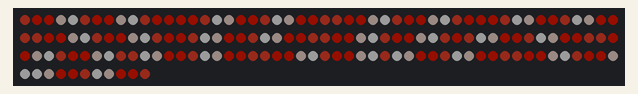
Simulated run of this sketch. Board: Arduino Uno, built with avr-gcc and run on an emulated ATmega328P. On the bench: 161 RGB LEDs in strip order, left to right, continuing on the next row. Dim RGB values are drawn brighter than linear; colours are those a GRB WS2812 strip shows for the declared byte order.

Above: at 5.48 s.
At 7.47 s:
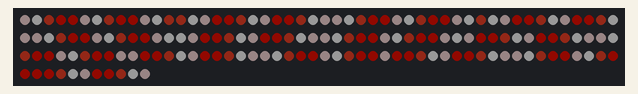
At 8.12 s:
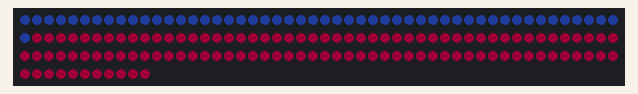
At 9.38 s:
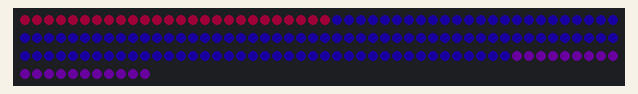
At 10.67 s:
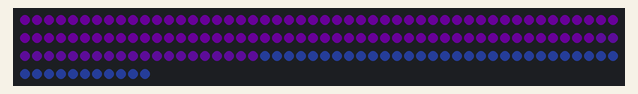
At 11.32 s:
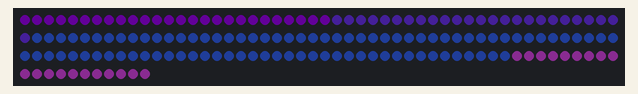

Measured:
- by itself, everything shown: repeats every 11.5 s, in 172 steps

The sketch:

arduino_led_mask.ino
```cpp
#include <FastLED.h>

#define LED_PIN A5
#define NUM_LEDS 161
#define NUM_ROWS 7
#define NUM_FIRST_ROW 26
#define LED_TYPE WS2812B
#define BRIGHTNESS 20

CRGB leds[NUM_LEDS];

void setup()
{
  FastLED.addLeds<LED_TYPE, LED_PIN>(leds, NUM_LEDS);
  FastLED.setMaxPowerInVoltsAndMilliamps(4.5, 500);
  FastLED.show();
}

// Examples of designs you can loop through
void loop()
{
  uint_least8_t circlePattern[NUM_LEDS] = {
    0, 1, 2, 3, 4, 0, 1, 2, 3, 4, 0, 1, 1, 1, 1, 0, 4, 3, 2, 1, 0, 4, 3, 2, 1, 0,
      1, 2, 3, 4, 0, 1, 2, 3, 4, 0, 1, 2, 2, 2, 1, 0, 4, 3, 2, 1, 0, 4, 3, 2, 1,
      2, 3, 4, 0, 1, 2, 3, 4, 0, 1, 2, 3, 3, 2, 1, 0, 4, 3, 2, 1, 0, 4, 3, 2,
        3, 4, 0, 1, 2, 3, 4, 0, 1, 2, 3, 4, 3, 2, 1, 0, 4, 3, 2, 1, 0, 4, 3,
        3, 4, 0, 1, 2, 3, 4, 0, 1, 2, 3, 3, 2, 1, 0, 4, 3, 2, 1, 0, 4, 3,
          3, 4, 0, 1, 2, 3, 4, 0, 1, 2, 2, 2, 1, 0, 4, 3, 2, 1, 0, 4, 3,
          3, 4, 0, 1, 2, 3, 4, 0, 1, 1, 1, 1, 0, 4, 3, 2, 1, 0, 4, 3
  };
  uint_least8_t linePattern[NUM_LEDS] = {
    0, 0, 0, 0, 0, 0, 0, 0, 0, 0, 0, 0, 0, 0, 0, 0, 0, 0, 0, 0, 0, 0, 0, 0, 0, 0,
     1, 1, 1, 1, 1, 1, 1, 1, 1, 1, 1, 1, 1, 1, 1, 1, 1, 1, 1, 1, 1, 1, 1, 1, 1,
      2, 2, 2, 2, 2, 2, 2, 2, 2, 2, 2, 2, 2, 2, 2, 2, 2, 2, 2, 2, 2, 2, 2, 2,
       3, 3, 3, 3, 3, 3, 3, 3, 3, 3, 3, 3, 3, 3, 3, 3, 3, 3, 3, 3, 3, 3, 3,
        4, 4, 4, 4, 4, 4, 4, 4, 4, 4, 4, 4, 4, 4, 4, 4, 4, 4, 4, 4, 4, 4,
         5, 5, 5, 5, 5, 5, 5, 5, 5, 5, 5, 5, 5, 5, 5, 5, 5, 5, 5, 5, 5,
          6, 6, 6, 6, 6, 6, 6, 6, 6, 6, 6, 6, 6, 6, 6, 6, 6, 6, 6, 6
  };

  uint_least8_t verticalLinePattern[NUM_LEDS] = {
    0, 1, 2, 3, 4, 0, 1, 2, 3, 4, 0, 1, 2, 2, 1, 0, 4, 3, 2, 1, 0, 4, 3, 2, 1, 0,
     0, 1, 2, 3, 4, 0, 1, 2, 3, 4, 0, 1, 2, 1, 0, 4, 3, 2, 1, 0, 4, 3, 2, 1, 0,
      0, 1, 2, 3, 4, 0, 1, 2, 3, 4, 0, 1, 1, 0, 4, 3, 2, 1, 0, 4, 3, 2, 1, 0,
       0, 1, 2, 3, 4, 0, 1, 2, 3, 4, 0, 1, 0, 4, 3, 2, 1, 0, 4, 3, 2, 1, 0,
        0, 1, 2, 3, 4, 0, 1, 2, 3, 4, 0, 0, 4, 3, 2, 1, 0, 4, 3, 2, 1, 0,
         0, 1, 2, 3, 4, 0, 1, 2, 3, 4, 0, 4, 3, 2, 1, 0, 4, 3, 2, 1, 0,
          0, 1, 2, 3, 4, 0, 1, 2, 3, 4, 4, 3, 2, 1, 0, 4, 3, 2, 1, 0
  };

  uint_least8_t lineColors[5] = { 4, 4, 5, 5, 5 };
  uint_least8_t line2Colors[6] = { 6, 6, 5, 5, 8, 8 };
  uint_least8_t verticalColors[5] = { 9, 9, 10, 10, 10 };
  uint_least8_t vertical2Colors[20] = { 5, 5, 5, 5, 5, 4, 4, 4, 4, 4, 7, 7, 7, 7, 7, 2, 2, 2, 2, 2 };
  uint_least8_t circleColors[5]= { 0, 0, 0, 1, 1};
  uint_least8_t circleColors2[5] = { 2, 2, 2, 3, 3 };

  pattern(circlePattern, circleColors, false, 1, 5);
  pattern(circlePattern, circleColors, false, 1, 5);

  pattern(circlePattern, circleColors2, true, 1, 5);
  pattern(circlePattern, circleColors2, true, 1, 5);

  pattern(linePattern, lineColors, false, 1, 5);
  pattern(linePattern, lineColors, false, 1, 5);

  // pattern(line2Pattern, line2Colors, false, 3, 6);
  // pattern(line2Pattern, line2Colors, false, 3, 6);

  pattern(verticalLinePattern, verticalColors, false, 1.5, 5);
  pattern(verticalLinePattern, verticalColors, false, 1.5, 5);

  pattern(linePattern, vertical2Colors, false, 1.5, 20);
}

void pattern(uint_least8_t pattern[NUM_LEDS], uint_least8_t rgbColors[5], bool reverse, float speed, uint_least8_t max) {
  uint_least8_t colors[11][3] = {
    {95, 0, 10},
    {130, 170, 23},
    {5, 100, 150},
    {120, 35, 190},
    {5, 160, 60},
    {60, 35, 150},
    {5, 100, 150},
    {0, 30, 170},
    {140, 165, 10},
    {130, 130, 130},
    {10, 100, 00}
  };
  for (uint_least8_t x = 0; x < max; x++) {
    for (uint_least8_t z = 0; z < (4 * speed); z++) {
      for (uint_least8_t i = 0; i < NUM_LEDS; i++) {
        uint_least8_t colorA;
        uint_least8_t colorB;
        if (reverse) {
          colorB = (pattern[i] + (4 - x)) % max;
          colorA = (colorB + 1) % max;
        } else {
          colorA = (pattern[i] + x) % max;
          colorB = (colorA + 1) % max;
        }
        leds[i] = CRGB(
          getColorFade(colors[rgbColors[colorA]][0], colors[rgbColors[colorB]][0], z, (4 * speed), i),
          getColorFade(colors[rgbColors[colorA]][1], colors[rgbColors[colorB]][1], z, (4 * speed), i),
          getColorFade(colors[rgbColors[colorA]][2], colors[rgbColors[colorB]][2], z, (4 * speed), i)
        );
      }
      FastLED.show();
      FastLED.delay(1);
    }
  }
}

float getColorFade(uint_least8_t a, uint_least8_t b, uint_least8_t index, uint_least8_t range, uint_least8_t i) {
  if (a == b)
  {
    return a;
  }
  uint_least8_t dif = abs(a - b);
  float change = (float)dif / range * (index + 1);
  if (a > b)
  {
    return a - change;
  }
  return a + change;
}
```
